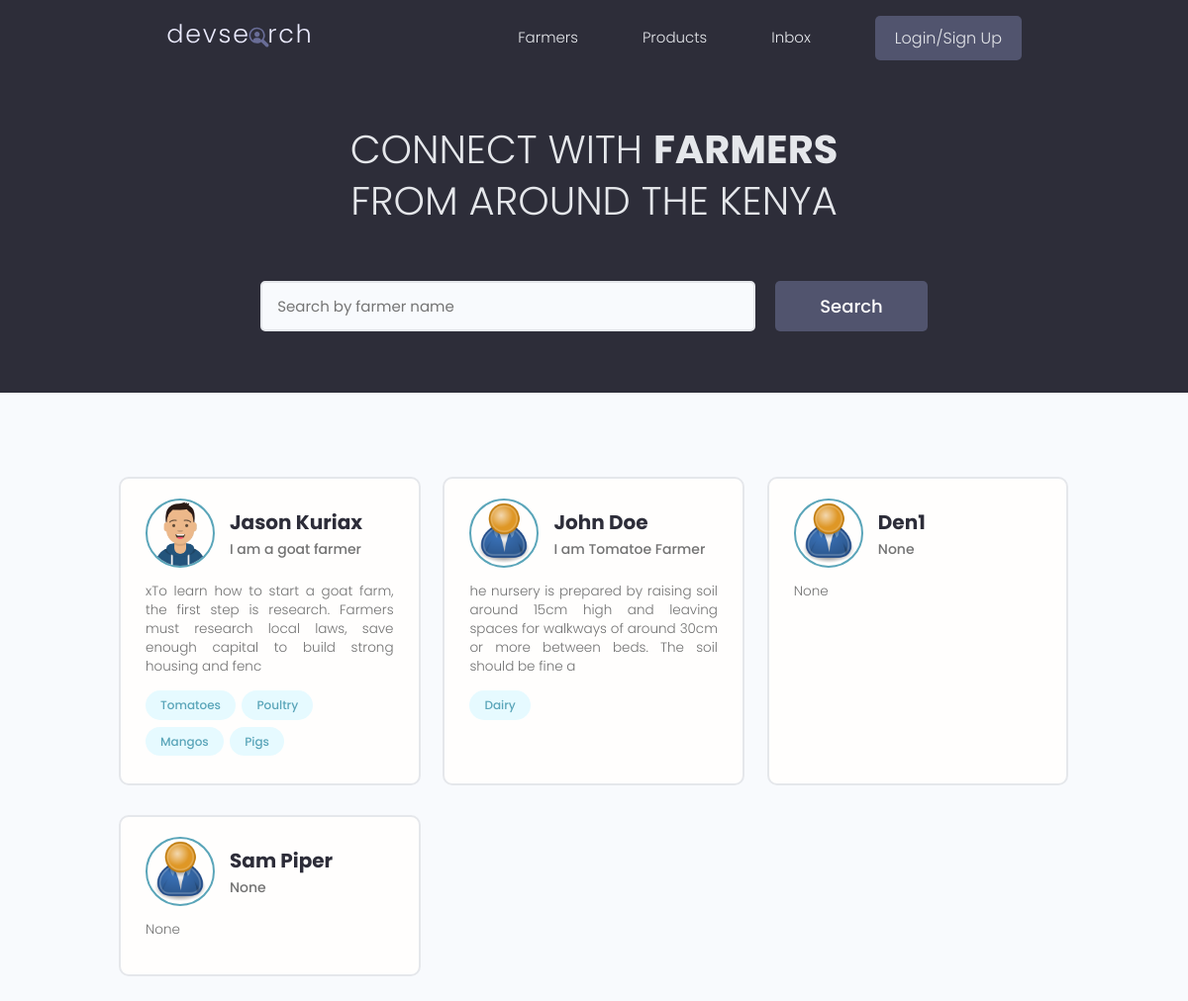
Before: / with the older database file.
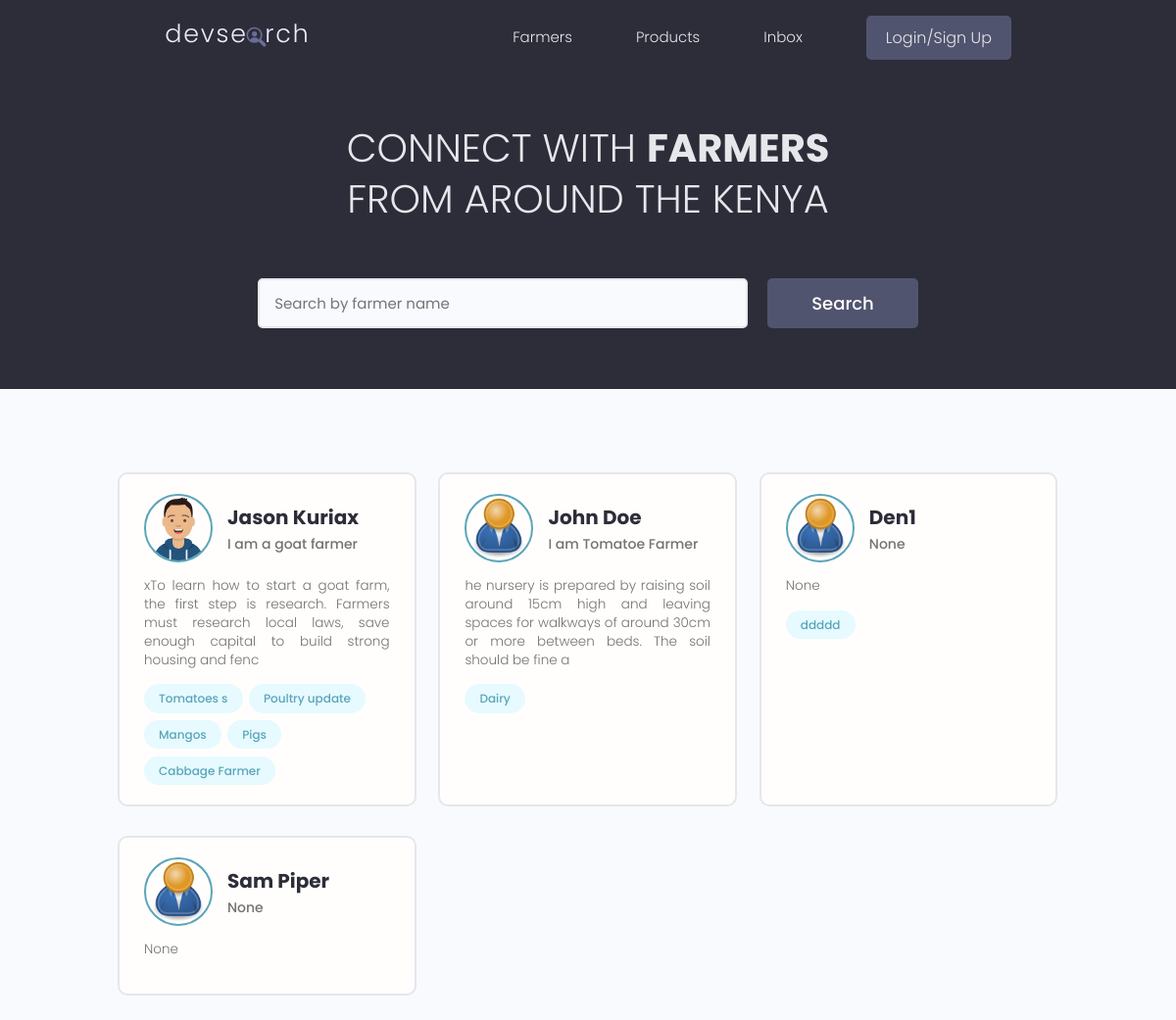
After: the same page with the newer database file.
### users/models.py (models this page shows, shortened)
class Profile(models.Model):
    user = models.OneToOneField(
        User,
        on_delete=models.CASCADE,
        null=True, blank=True
    )
    name = models.CharField(max_length=200, null=True, blank=True)
    email = models.EmailField(max_length=500, null=True, blank=True)
    username = models.CharField(max_length=200, null=True, blank=True)
    short_intro = models.CharField(max_length=200, blank=True, null=True)
    bio = models.TextField(null=True, blank=True)
    profile_image = models.ImageField(
        null=True, blank=True,
        upload_to='profiles/',
        default='profiles/user-default.png'
    )
    county = models.ForeignKey(
        'products.County',    # referencing County from products app
        on_delete=models.SET_NULL,
        null=True, blank=True
    )
    specialities = models.ManyToManyField('Speciality', blank=True)
    phone = models.CharField(max_length=20, null=True, blank=True)
    whatsapp_link = models.CharField(max_length=500, null=True, blank=True)
    website = models.CharField(max_length=500, null=True, blank=True)
    social_twitter = models.CharField(max_length=200, null=True, blank=True)
    youtube = models.CharField(max_length=200, null=True, blank=True)
    created = models.DateTimeField(auto_now_add=True)
    id = models.UUIDField(
        default=uuid.uuid4, unique=True,
        primary_key=True, editable=False
    )

class Speciality(models.Model):
    owner = models.ForeignKey(
        Profile,
        on_delete=models.CASCADE,
        null=True, blank=True
    )
    name = models.CharField(max_length=200, blank=True, null=True)
    description = models.TextField(null=True, blank=True)
    created = models.DateTimeField(auto_now_add=True)
    id = models.UUIDField(
        default=uuid.uuid4, unique=True,
        primary_key=True, editable=False
    )
    def __str__(self):
        return self.name

### users/views.py (the view)
# urls.py: path('', views.profiles, name='profiles'),
def profiles(request):
    profiles = Profile.objects.all()
    context = {'profiles': profiles}
    return render(request, 'users/profiles.html', context)

### users/templates/users/profiles.html (shortened to what this page needs)
{% extends 'main.html' %}
{% block content %}
  <main class="home">
    <section class="hero-section text-center">
      <div class="container container--narrow">
        <div class="hero-section__box">
          <h2>CONNECT WITH <span>FARMERS</span></h2>
          <h2>FROM AROUND THE KENYA</h2>
        </div>
        <div class="hero-section__search">
          <form class="form" action="#" method="get">
            <div class="form__field">
              <input class="input input--text" id="formInput#search" type="text" name="text"
                placeholder="Search by farmer name" />
            </div>
            <input class="btn btn--sub btn--lg" type="submit" value="Search" />
          </form>
        </div>
      </div>
    </section>
    <section class="devlist">
      <div class="container">
        <div class="grid grid--three">
          {% for profile in profiles %}
          <div class="column card">
            <div class="dev">
              <a href="{% url 'user_profile' profile.id %}" class="card__body">
                <div class="dev__profile">
                  <img class="avatar avatar--md" src="{{ profile.profile_image.url }}" alt="image" />
                  <div class="dev__meta">
                    <h3>{{profile.name}}</h3>
                    <h5>{{profile.short_intro|slice:"150"}}</h5>
                  </div>
                </div>
                <p class="dev__info">{{profile.bio|slice:"150"}}</p>
                <div class="dev__skills">
                  {% for speciality in profile.speciality_set.all|slice:"5" %}
                  <span class="tag tag--pill tag--main">
                    <small>{{speciality}}</small>
                  </span>
                  {% endfor %}
                </div>
              </a>
            </div>
          </div>
          {% endfor %}
        </div>
      </div>
    </section>
  </main>
{% endblock content %}

Changed rows visible on the page:
changed Speciality: name "Tomatoes" → "Tomatoes s"
changed Speciality: name "Poultry" → "Poultry update"
added Speciality: name "Cabbage Farmer", shown under Profile "Jason Kuriax"
added Speciality: name "ddddd", shown under Profile "Den1"
